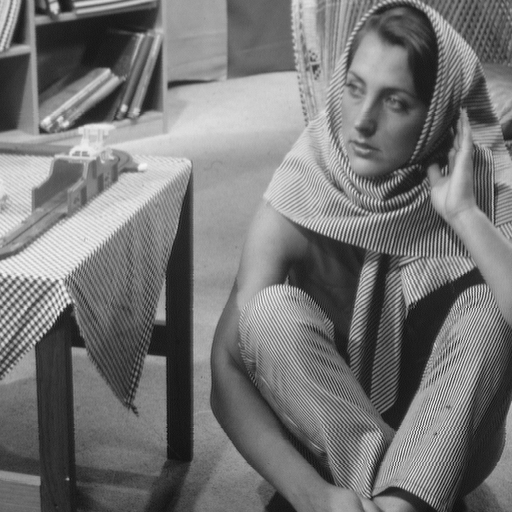
#> input picture barbara.png, 512 x 512 px
$ jupyter execute 'OpenCV tutorial.ipynb'
#> lines starting #> are read from the running program, lines starting #| are printed output that depends on the picture
[cell 1]
import cv2           # The OpenCV library for opening and saving images
import numpy as np   # Array manipulations and other math stuff
from matplotlib import pyplot as plt # plotting graphs
import matplotlib
import matplotlib.image as mpimg

[cell 2]
img = cv2.imread('barbara.png', cv2.IMREAD_GRAYSCALE)
#> img is the input picture: shape (512, 512); min 12, max 246, mean 117.4

# view the image using opencv libraries
cv2.imshow('original image', img)
cv2.waitKey()
cv2.destroyAllWindows()

[cell 3]
# you can use various libraries to view images
img = mpimg.imread('cameraman.tif')
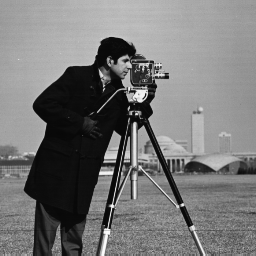
#> input picture cameraman.tif, 256 x 256 px
#> img is the input picture: shape (256, 256); min 7, max 253, mean 118.7
imgplot = plt.imshow(cv2.cvtColor(img, cv2.COLOR_BGR2RGB))
plt.show()

[cell 4]
# Lets make some operations and save the results

# change the data type of the image
img2 = img.astype('float64')

# Normalize the image
out = (img2 - np.min(img2))/(np.max(img2) - np.min(img2))
img_org = out.copy();

# increase the pixel intensity values in the image
out = out + 0.3
out[out > 1.0] = 1.0
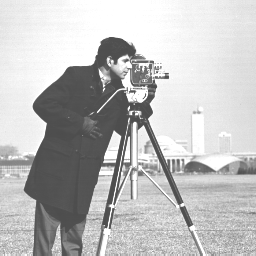
#> out: shape (256, 256) float64; min 0.3, max 1, mean 0.75
out[out < 0.0] = 0.0

out_img = np.uint8(out*255)

imgplot = plt.imshow(cv2.cvtColor(out_img, cv2.COLOR_BGR2RGB))
plt.show()

# write the image to memory
cv2.imwrite('cameraman_bright.png',out_img)
#> Out = True
